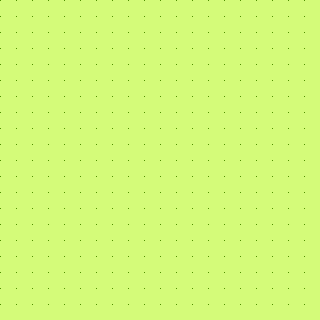

The image is a tile-based game level rendered from a .tmx file. Its description and complete source (layers, tilesets, objects, tile grids) follow:
An orthogonal 20x20 tile map with 16x16 px tiles, 1 tile layer (Tile Layer 1).

<map version="1.2" tiledversion="1.2.1" orientation="orthogonal" renderorder="right-down" width="20" height="20" tilewidth="16" tileheight="16" infinite="0" nextlayerid="2" nextobjectid="1">
 <tileset firstgid="1" source="terrain.tsx" />
 <layer id="1" name="Tile Layer 1" width="20" height="20">
  <data encoding="csv">
1,1,1,1,1,1,1,1,1,1,1,1,1,1,1,1,1,1,1,1,
1,1,1,1,1,1,1,1,1,1,1,1,1,1,1,1,1,1,1,1,
1,1,1,1,1,1,1,1,1,1,1,1,1,1,1,1,1,1,1,1,
1,1,1,1,1,1,1,1,1,1,1,1,1,1,1,1,1,1,1,1,
1,1,1,1,1,1,1,1,1,1,1,1,1,1,1,1,1,1,1,1,
1,1,1,1,1,1,1,1,1,1,1,1,1,1,1,1,1,1,1,1,
1,1,1,1,1,1,1,1,1,1,1,1,1,1,1,1,1,1,1,1,
1,1,1,1,1,1,1,1,1,1,1,1,1,1,1,1,1,1,1,1,
1,1,1,1,1,1,1,1,1,1,1,1,1,1,1,1,1,1,1,1,
1,1,1,1,1,1,1,1,1,1,1,1,1,1,1,1,1,1,1,1,
1,1,1,1,1,1,1,1,1,1,1,1,1,1,1,1,1,1,1,1,
1,1,1,1,1,1,1,1,1,1,1,1,1,1,1,1,1,1,1,1,
1,1,1,1,1,1,1,1,1,1,1,1,1,1,1,1,1,1,1,1,
1,1,1,1,1,1,1,1,1,1,1,1,1,1,1,1,1,1,1,1,
1,1,1,1,1,1,1,1,1,1,1,1,1,1,1,1,1,1,1,1,
1,1,1,1,1,1,1,1,1,1,1,1,1,1,1,1,1,1,1,1,
1,1,1,1,1,1,1,1,1,1,1,1,1,1,1,1,1,1,1,1,
1,1,1,1,1,1,1,1,1,1,1,1,1,1,1,1,1,1,1,1,
1,1,1,1,1,1,1,1,1,1,1,1,1,1,1,1,1,1,1,1,
1,1,1,1,1,1,1,1,1,1,1,1,1,1,1,1,1,1,1,1
</data>
 </layer>
</map>
